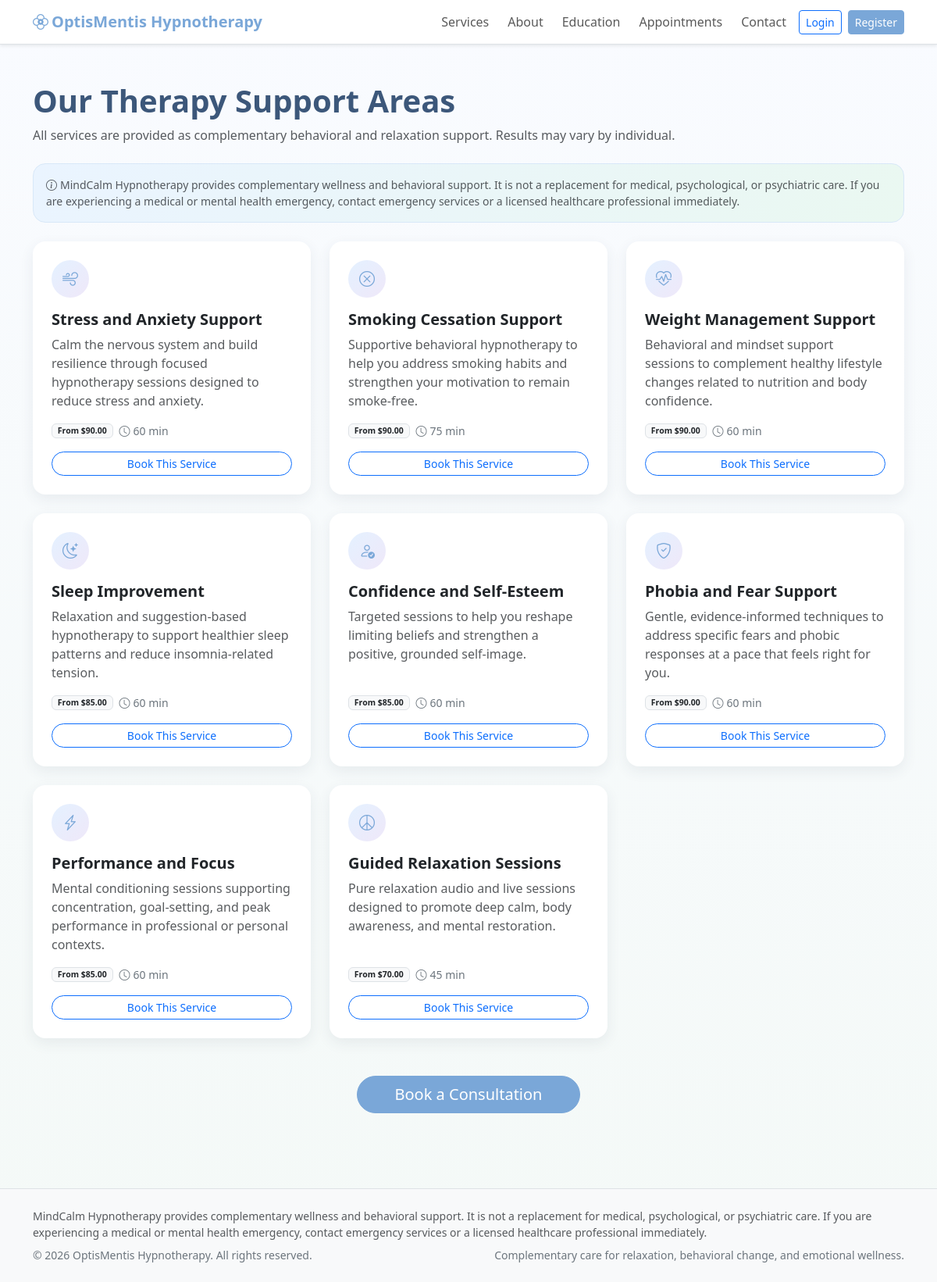
/services.php, run on the app's committed database.
### tables this page shows
CREATE TABLE IF NOT EXISTS services (
    id               INT UNSIGNED AUTO_INCREMENT PRIMARY KEY,
    title            VARCHAR(150) NOT NULL,
    slug             VARCHAR(160) NOT NULL UNIQUE,
    description      TEXT DEFAULT NULL,
    icon             VARCHAR(80)  DEFAULT 'bi-star',
    price            DECIMAL(8,2) DEFAULT NULL,
    duration_minutes SMALLINT UNSIGNED DEFAULT 60,
    is_active        TINYINT(1) NOT NULL DEFAULT 1,
    created_at       DATETIME NOT NULL DEFAULT CURRENT_TIMESTAMP
);

### includes/functions.php (called while the page is built, shortened)
<?php
function e(string $value): string
{
    return htmlspecialchars($value, ENT_QUOTES, 'UTF-8');
}
function is_logged_in(): bool
{
    return isset($_SESSION['user_id'], $_SESSION['user_role']);
}
function app_disclaimer(): string
{
    return 'MindCalm Hypnotherapy provides complementary wellness and behavioral support. It is not a replacement for medical, psychological, or psychiatric care. If you are experiencing a medical or mental health emergency, contact emergency services or a licensed healthcare professional immediately.';
}

### services.php (the view, shortened to what this page needs)
<?php
require_once __DIR__ . '/config/db.php';
$stmt = $pdo->query("SELECT * FROM services WHERE is_active = 1 ORDER BY id");
$services = $stmt->fetchAll();
require_once __DIR__ . '/includes/header.php';
?>
<div class="container">
    <h1 class="page-title mt-4 mb-2">Our Therapy Support Areas</h1>
    <p class="text-muted mb-4">All services are provided as complementary behavioral and relaxation support. Results may vary by individual.</p>
    <div class="wellness-banner mb-4 text-muted small">
        <i class="bi bi-info-circle me-1"></i><?= e(app_disclaimer()) ?>
    </div>
    <div class="row g-4">
        <?php foreach ($services as $service): ?>
            <div class="col-md-6 col-lg-4">
                <div class="card section-card h-100 p-4">
                    <div class="service-icon mb-3"><i class="bi <?= e($service['icon']) ?>"></i></div>
                    <h5 class="fw-bold"><?= e($service['title']) ?></h5>
                    <p class="text-muted"><?= e($service['description']) ?></p>
                    <div class="mt-auto d-flex flex-wrap gap-2 text-secondary small align-items-center">
                        <?php if ($service['price']): ?>
                            <span class="badge bg-light text-dark border">From $<?= number_format((float) $service['price'], 2) ?></span>
                        <?php endif; ?>
                        <?php if ($service['duration_minutes']): ?>
                            <span><i class="bi bi-clock me-1"></i><?= (int) $service['duration_minutes'] ?> min</span>
                        <?php endif; ?>
                    </div>
                    <a href="appointment.php" class="btn btn-outline-primary btn-sm mt-3 rounded-pill">Book This Service</a>
                </div>
            </div>
        <?php endforeach; ?>
    </div>
    <div class="text-center mt-5">
        <a href="appointment.php" class="btn btn-primary btn-lg rounded-pill px-5">Book a Consultation</a>
    </div>
</div>
<?php require_once __DIR__ . '/includes/footer.php'; ?>

### includes/header.php (shortened to what this page needs)
<?php
require_once __DIR__ . '/functions.php';
?>
<!doctype html>
<html lang="en">
<head>
    <link href="https://cdn.jsdelivr.net/npm/bootstrap@5.3.3/dist/css/bootstrap.min.css" rel="stylesheet">
    <link rel="stylesheet" href="https://cdn.jsdelivr.net/npm/bootstrap-icons@1.11.3/font/bootstrap-icons.min.css">
    <link rel="stylesheet" href="<?= APP_BASE_URL ?>/assets/css/style.css">
</head>
<body>
    <?php require_once __DIR__ . '/navbar.php'; ?>
    <main class="pb-5">
        <div class="container pt-4">
        </div>

### includes/navbar.php (shortened to what this page needs)
<nav class="navbar navbar-expand-lg sticky-top navbar-light bg-white border-bottom shadow-sm">
    <div class="container">
        <a class="navbar-brand fw-bold text-primary" href="<?= APP_BASE_URL ?>/index.php">
            <i class="bi bi-flower2 me-1"></i><?= e(APP_NAME) ?>
        </a>
        <div class="collapse navbar-collapse" id="mainNav">
            <ul class="navbar-nav ms-auto align-items-lg-center gap-lg-2">
                <li class="nav-item"><a class="nav-link" href="<?= APP_BASE_URL ?>/services.php">Services</a></li>
                <li class="nav-item"><a class="nav-link" href="<?= APP_BASE_URL ?>/about.php">About</a></li>
                <li class="nav-item"><a class="nav-link" href="<?= APP_BASE_URL ?>/blog.php">Education</a></li>
                <li class="nav-item"><a class="nav-link" href="<?= APP_BASE_URL ?>/appointment.php">Appointments</a></li>
                <li class="nav-item"><a class="nav-link" href="<?= APP_BASE_URL ?>/contact.php">Contact</a></li>
                <?php if (!is_logged_in()): ?>
                    <li class="nav-item"><a class="btn btn-outline-primary btn-sm" href="<?= APP_BASE_URL ?>/login.php">Login</a></li>
                    <li class="nav-item"><a class="btn btn-primary btn-sm" href="<?= APP_BASE_URL ?>/register.php">Register</a></li>
                <?php endif; ?>
            </ul>
        </div>
    </div>
</nav>

### includes/footer.php (shortened to what this page needs)
</main>
<footer class="bg-light border-top py-4 mt-5">
    <div class="container">
        <p class="mb-2 small text-muted"><?= e(app_disclaimer()) ?></p>
        <div class="d-flex flex-wrap justify-content-between align-items-center small text-secondary">
            <span>&copy; <?= date('Y') ?> <?= e(APP_NAME) ?>. All rights reserved.</span>
            <span>Complementary care for relaxation, behavioral change, and emotional wellness.</span>
        </div>
    </div>
</footer>
</body>
</html>

### assets/css/style.css (style rules this page uses)
:root { --brand-blue: #7aa7d8; --brand-green: #97c7b2; --brand-lavender: #d8c7ea; --brand-ink: #314154; --brand-soft: #f6f9fc; }
body { font-family: "Segoe UI", Tahoma, Geneva, Verdana, sans-serif; background: linear-gradient(180deg, #f9fbff 0%, #f4f9f7 100%); color: var(--brand-ink); }
.text-primary { color: var(--brand-blue) !important; }
.btn-primary { background-color: var(--brand-blue); border-color: var(--brand-blue); }
.section-card { border: 0; border-radius: 1rem; box-shadow: 0 6px 18px rgba(49, 65, 84, 0.08); }
.service-icon { width: 48px; height: 48px; display: inline-flex; align-items: center; justify-content: center; border-radius: 50%; background: linear-gradient(135deg, #e4f1ff, #efe8f9); color: var(--brand-blue); font-size: 1.25rem; }
.wellness-banner { background: linear-gradient(120deg, #eaf4ff 0%, #eaf8f1 100%); border: 1px solid #d8e8f8; border-radius: 1rem; padding: 1rem; }
.page-title { font-weight: 700; color: #3c577a; }

### data on the page
services: title "Stress and Anxiety Support", description "Calm the nervous system and build resilience through focused hypnotherapy sessions designed to reduce stress and anxiety.", price "90.00", duration_minutes "60"
services: title "Smoking Cessation Support", description "Supportive behavioral hypnotherapy to help you address smoking habits and strengthen your motivation to remain smoke-free.", price "90.00", duration_minutes "75"
services: title "Weight Management Support", description "Behavioral and mindset support sessions to complement healthy lifestyle changes related to nutrition and body confidence.", price "90.00", duration_minutes "60"
services: title "Sleep Improvement", description "Relaxation and suggestion-based hypnotherapy to support healthier sleep patterns and reduce insomnia-related tension.", price "85.00", duration_minutes "60"
services: title "Confidence and Self-Esteem", description "Targeted sessions to help you reshape limiting beliefs and strengthen a positive, grounded self-image.", price "85.00", duration_minutes "60"
services: title "Phobia and Fear Support", description "Gentle, evidence-informed techniques to address specific fears and phobic responses at a pace that feels right for you.", price "90.00", duration_minutes "60"
services: title "Performance and Focus", description "Mental conditioning sessions supporting concentration, goal-setting, and peak performance in professional or personal contexts.", price "85.00", duration_minutes "60"
services: title "Guided Relaxation Sessions", description "Pure relaxation audio and live sessions designed to promote deep calm, body awareness, and mental restoration.", price "70.00", duration_minutes "45"

### other printed values
APP_NAME "OptisMentis Hypnotherapy"
